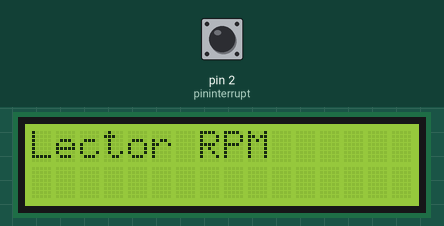
Recording of a sketch running on a simulated Arduino Uno, built with avr-gcc and run on an emulated ATmega328P. Shown: 16×2 character LCD. The test bench sets the inputs (shaded band); at power-on: pin 2 (pininterrupt) LOW.

Above: at 0.1 s.
At 4.7 s:
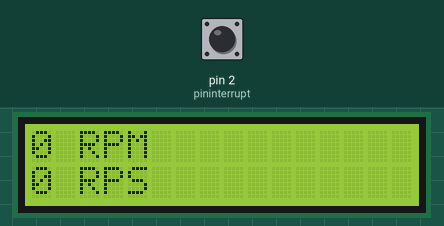
4.8 s: pin 2 (pininterrupt) pulled HIGH for 0.15 s
At 5.7 s:
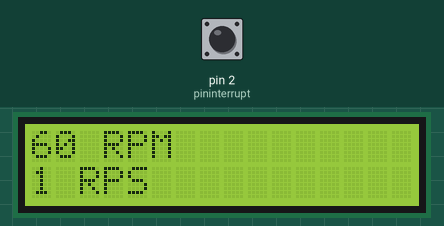
Timing chart, 0 to 7.8 s (numbered marks = the images above; inputs shaded):
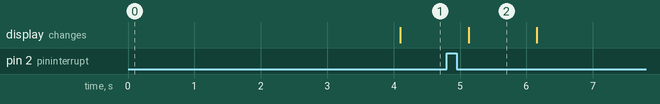

The sketch:

medidor_rpm_atmega328p.ino
```cpp
// Contador de RPM  by: http://elprofegarcia.com
// Conexion de la entrada de la interrupcion 0  por el PIN 2
// Configurar el monitor serial a 57600 Baudios para visualizar los RPM
// Tienda para comprar Materiales http://dinastiatecnologica.com
#include <LiquidCrystal_I2C.h>
//#include <PinChangeInterrupt.h>

LiquidCrystal_I2C lcd(0x27,16,2); // configuraciones degun el fabricante 0x3F , 0x20 , 0x38

const int pininterrupt = 2;

volatile int contador = 0;   // Variable entera que se almacena en la RAM del Micro

void setup() {
  Serial.begin(57600);
  //pinMode(pininterrupt,INPUT);
  attachInterrupt(0,interrupcion0,RISING);  // Interrupcion 1 (pin1) // LOW, CHANGE, RISING, FALLING
  //attachInterrupt(digitalPinToInterrupt (pininterrupt),interrupcion0,FALLING);  // Interrupcion 1 (pin1) // LOW, CHANGE, RISING, FALLING
  lcd.init();
  lcd.home();
  lcd.backlight();
  lcd.print("Lector RPM");  // Print a message to the LCD.
  delay(3000);
}


void loop() {
  delay(990);               // retardo de casi 1 segundo
  lcd.clear();
  lcd.setCursor(0,0);
  lcd.print(contador*60); // Como son dos interrupciones por vuelta (contador * (60/2))
  lcd.print(" RPM            ");    //  El numero 2 depende del numero aspas de la helise del motor en prueba
  lcd.setCursor(0,1);
  lcd.print(contador); // Como son dos interrupciones por vuelta (contador * (60/2))
  lcd.print(" RPS            ");    //  El numero 2 depende del numero aspas de la helise del motor en prueba
  //Serial.print(contador*60); // Como son dos interrupciones por vuelta (contador * (60/2))
  //Serial.println(" RPM            ");
  contador = 0;
}

void interrupcion0()    // Funcion que se ejecuta durante cada interrupion
{
  contador++;           // Se incrementa en uno el contador
}
```

Measured:
- after the input at 4.8 s, the display: changes after 0.33 s (image 2)
- what the display in image 2 shows lasts 1.1 s, from 5.1 s to 6.2 s
